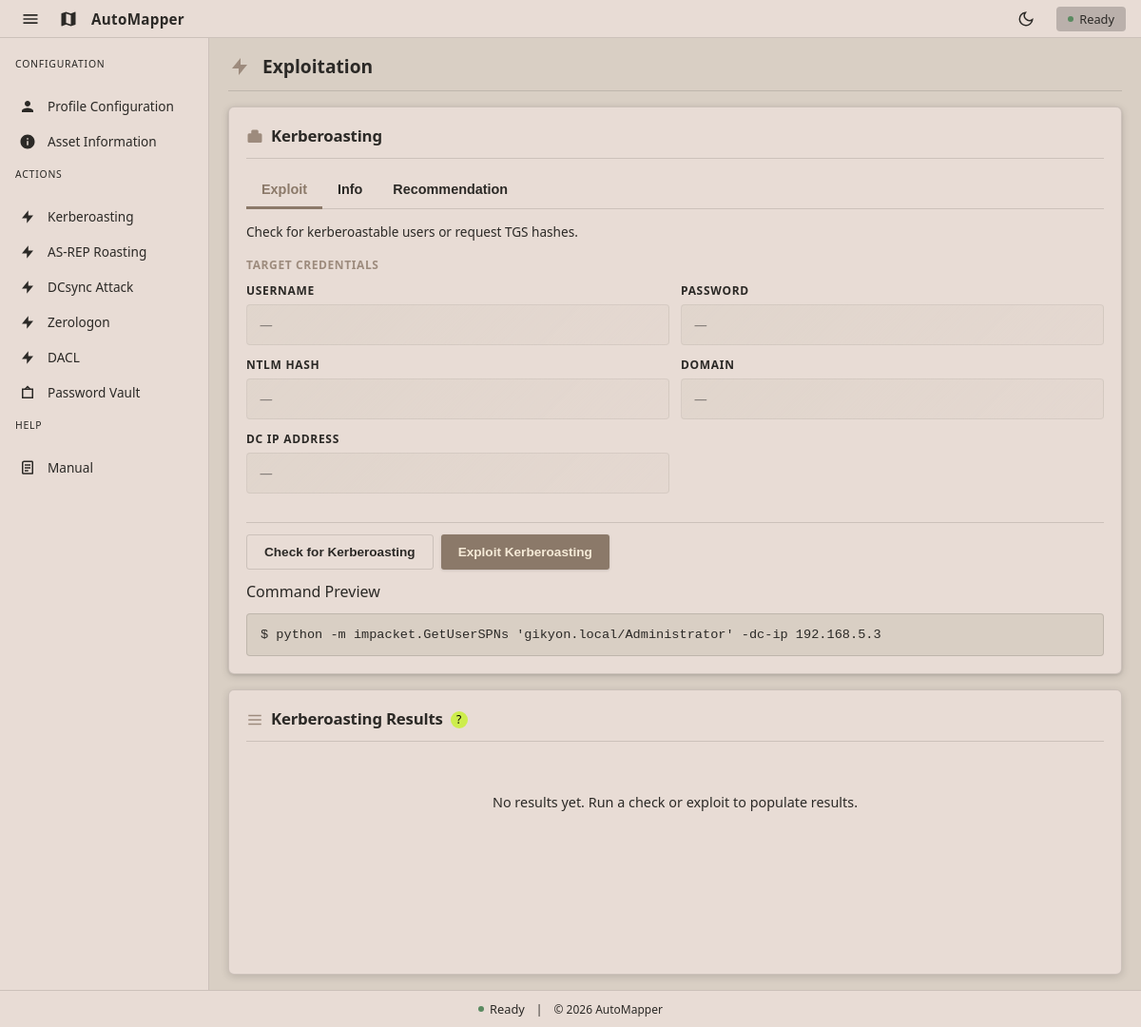
The page /kerberoast on the database as committed earlier.
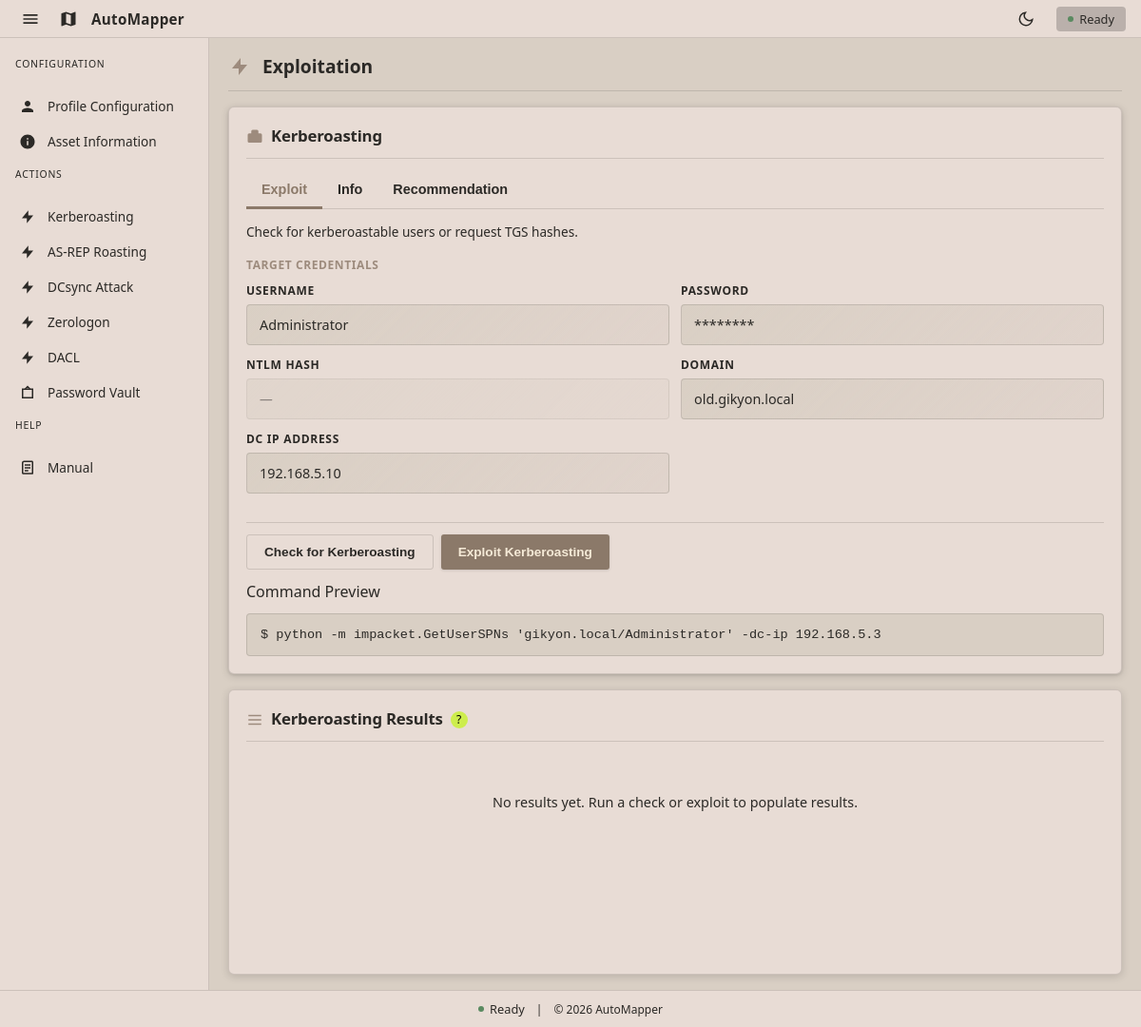
The same page on the database as committed later.
### tables this page shows
CREATE TABLE profiles (
    description text,
    name text,
    password text,
    ntlmHash text,
    domain text,
    dc_ip text,
    fqdn text
, username text, dc_fqdn text, profile_description text, ntlm_hash text);

### app/routes/main.py (the view, shortened to what this page needs)
@main_bp.route("/kerberoast", methods=["GET", "POST"])
def kerberoast():
    creds = _get_creds()
    results = []
    error = None
    status_message = None
    action = None
    auth_method = _default_auth_method(creds)
    return _render_exploit(
        "kerberoast.html",
        creds,
        results,
        error,
        status_message,
        action,
        auth_method=auth_method,
    )

### app/db/database.py (called while the page is built)
def get_db():
    conn = sqlite3.connect(DB_PATH)
    conn.row_factory = sqlite3.Row
    return conn

def get_profile(name):
    conn = get_db()
    try:
        row = conn.execute(
            """
            SELECT name, username, password, ntlm_hash, domain, dc_ip, dc_fqdn, profile_description
            FROM profiles
            WHERE name = ?
            """,
            (name,),
        ).fetchone()
    finally:
        conn.close()
    if not row:
        return None
    return {
        "username": row["username"],
        "password": row["password"],
        "ntlm_hash": row["ntlm_hash"],
        "domain": row["domain"],
        "dc_ip": row["dc_ip"],
        "dc_fqdn": row["dc_fqdn"],
        "profile_description": row["profile_description"],
    }

def get_active_profile():
    conn = get_db()
    try:
        row = conn.execute(
            "SELECT value FROM app_state WHERE key = ?",
            ("active_profile",),
        ).fetchone()
    finally:
        conn.close()
    return row["value"] if row else None

### app/routes/main.py (called while the page is built)
def _get_creds():
    active_profile = get_active_profile()
    if not active_profile:
        return {}
    return get_profile(active_profile) or {}

### app/templates/kerberoast.html (shortened to what the changed rows need)
{% extends 'base.html' %}
{% block content %}
<div class="page-header">
  <h1 class="page-title">Exploitation</h1>
</div>
<div class="exploitation-container">
  <div class="exploitation-pane controls">
    <section class="card">
      <div class="card-header">
        <h1>Kerberoasting</h1>
      </div>
      <div id="exploit-tab" class="tab-content active">
        <div class="credentials-grid">
          <div class="field-card">
            <label class="field-label">Username</label>
            <div class="field-value {% if not creds.username %}empty{% endif %}">{{ creds.username or '—' }}</div>
          </div>
          <div class="field-card">
            <label class="field-label">Password</label>
            <div class="field-value {% if not creds.password %}empty{% endif %}">{{ '*' * (creds.password|length) if creds.password else '—' }}</div>
          </div>
          <div class="field-card">
            <label class="field-label">Domain</label>
            <div class="field-value {% if not creds.domain %}empty{% endif %}">{{ creds.domain or '—' }}</div>
          </div>
          <div class="field-card">
            <label class="field-label">DC IP Address</label>
            <div class="field-value {% if not creds.dc_ip %}empty{% endif %}">{{ creds.dc_ip or '—' }}</div>
          </div>
        </div>
      </div>
    </section>
  </div>
  <div class="exploitation-pane results">
    <section class="card result-card">
      <div class="card-header">
        <div class="header-with-tooltip">
          <h1>Kerberoasting Results</h1>
        </div>
      </div>
    </section>
  </div>
</div>
{% endblock %}

Rows that differ between the two databases and show on the page:
added profiles: username "Administrator", domain "old.gikyon.local", dc_ip "192.168.5.10"
Other text that changed with them:
{{ '*' * (creds.password|length) if creds.password else '—' }}: "—" → "********"
{{ creds.username or '—' }}: "—" → (not shown)
{{ creds.domain or '—' }}: "—" → (not shown)
{{ creds.dc_ip or '—' }}: "—" → (not shown)
